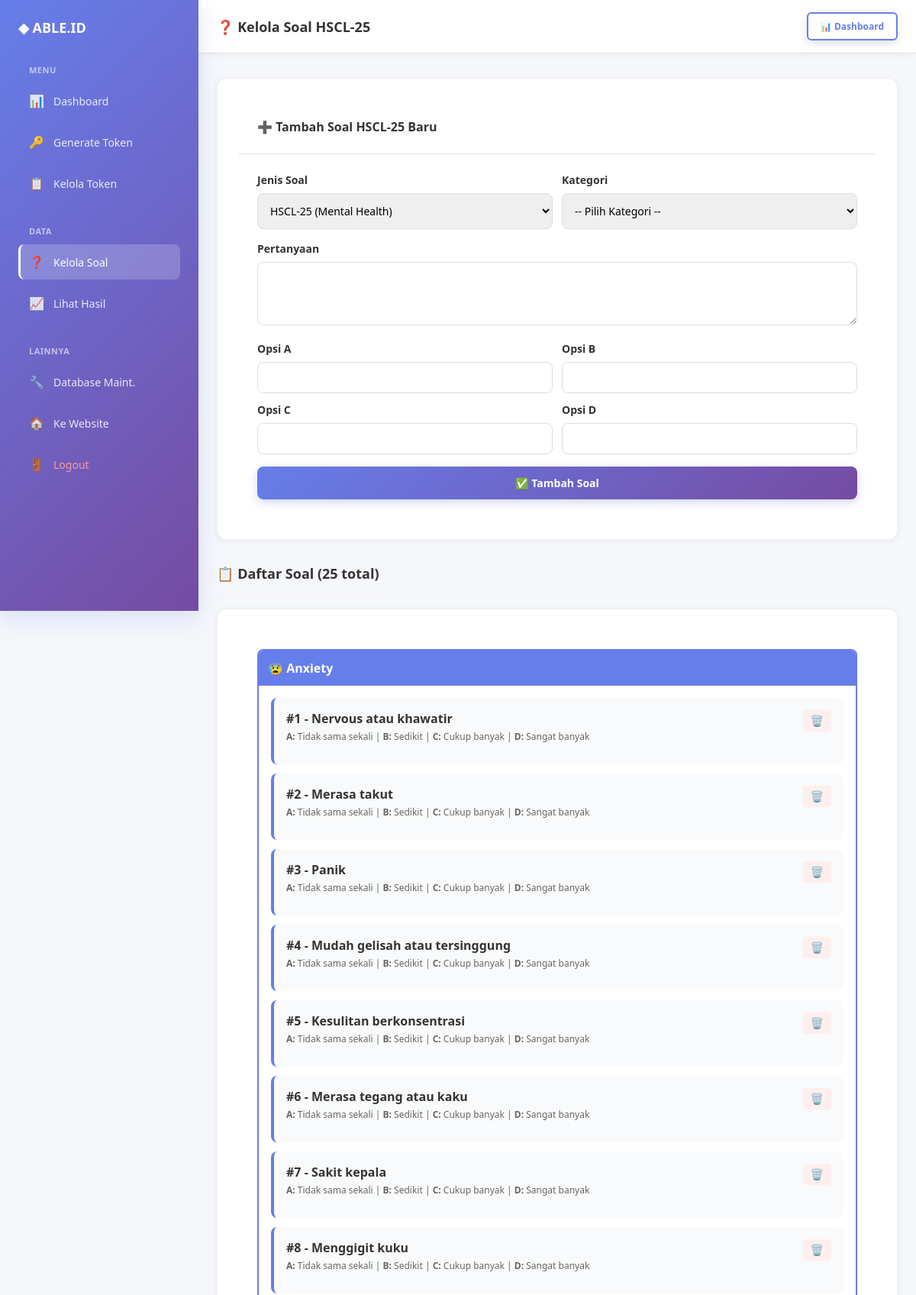
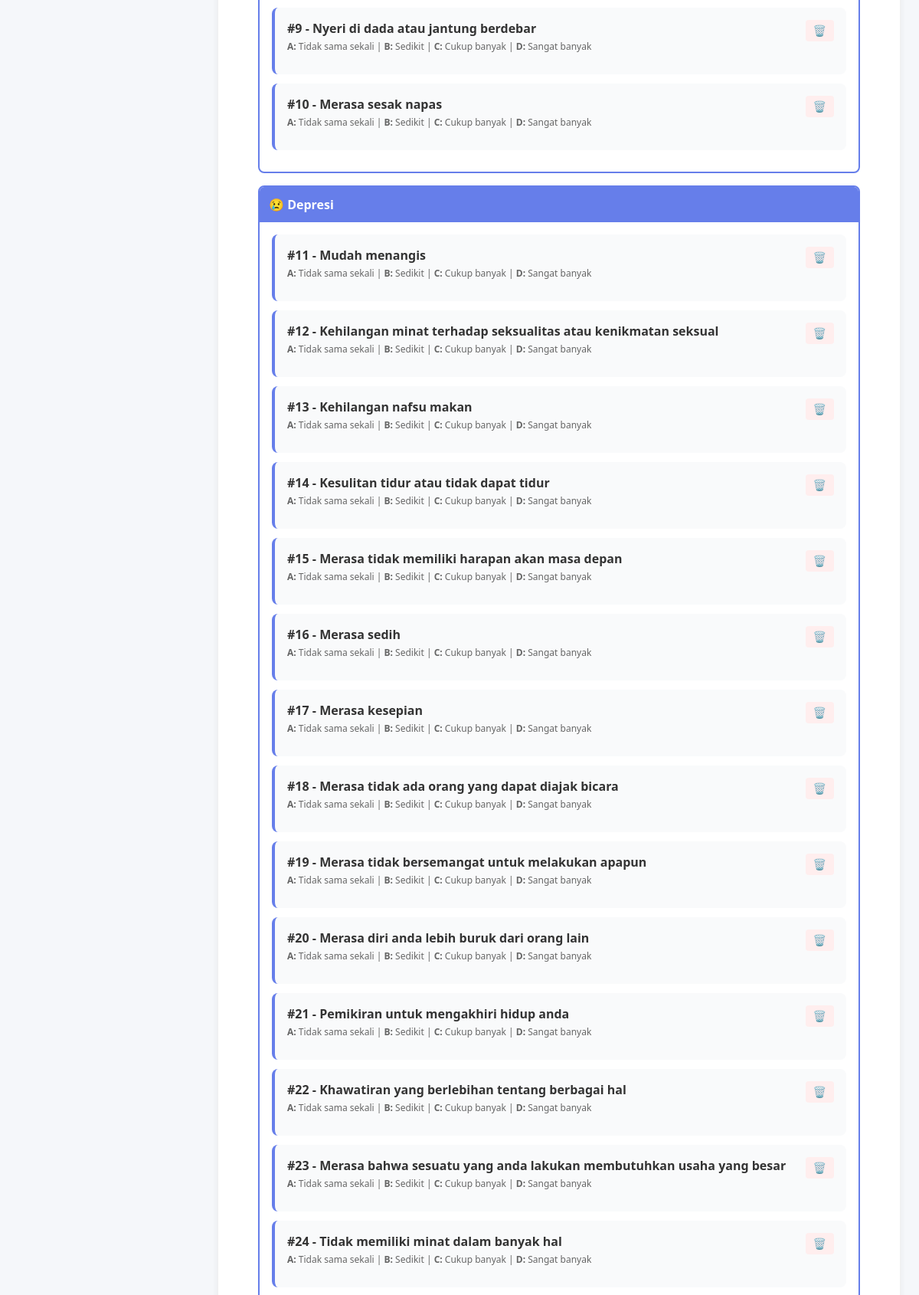
The app's page /admin/manage-questions.php (signed in, upper part) with its own data (2 pictures, top to bottom).
### tables this page shows
CREATE TABLE questions (
    id INT AUTO_INCREMENT PRIMARY KEY,
    question_text TEXT NOT NULL,
    option_a TEXT NOT NULL,
    option_b TEXT NOT NULL,
    option_c TEXT NOT NULL,
    option_d TEXT NOT NULL,
    point_a INT DEFAULT 4,
    point_b INT DEFAULT 3,
    point_c INT DEFAULT 2,
    point_d INT DEFAULT 1,
    category VARCHAR(100) DEFAULT NULL,
    created_at TIMESTAMP DEFAULT CURRENT_TIMESTAMP,
    is_active BOOLEAN DEFAULT TRUE
);

### admin/manage-questions.php (the view, shortened to what this page needs)
<?php
$db = getDBConnection();
$questions = $db->query("SELECT * FROM questions ORDER BY category, id ASC")->fetchAll();
?>
<!DOCTYPE html>
<html lang="id">
<head>
    <link rel="stylesheet" href="../assets/css/style.css">
    <link rel="stylesheet" href="../assets/css/admin.css">
</head>
<body>
    <div class="admin-wrapper">
        <aside class="admin-sidebar">
            <div class="sidebar-brand">
                <h3>◆ ABLE.ID</h3>
            </div>
            <div class="sidebar-section-title">Menu</div>
            <nav class="sidebar-nav">
                <a href="index.php" class="nav-item">
                    <span>📊</span> Dashboard
                </a>
                <a href="generate-token.php" class="nav-item">
                    <span>🔑</span> Generate Token
                </a>
                <a href="manage-tokens.php" class="nav-item">
                    <span>📋</span> Kelola Token
                </a>
            </nav>
            <div class="sidebar-section-title">Data</div>
            <nav class="sidebar-nav">
                <a href="manage-questions.php" class="nav-item active">
                    <span>❓</span> Kelola Soal
                </a>
                <a href="view-results.php" class="nav-item">
                    <span>📈</span> Lihat Hasil
                </a>
            </nav>
            <div class="sidebar-section-title">Lainnya</div>
            <nav class="sidebar-nav">
                <a href="database-maintenance.php" class="nav-item">
                    <span>🔧</span> Database Maint.
                </a>
                <a href="../index.php" class="nav-item">
                    <span>🏠</span> Ke Website
                </a>
                <a href="../logout.php" class="nav-item nav-logout">
                    <span>🚪</span> Logout
                </a>
            </nav>
        </aside>
        <div class="admin-main">
            <div class="admin-topbar">
                <div class="admin-topbar-left">❓ Kelola Soal HSCL-25</div>
                <div class="admin-topbar-right">
                    <a href="index.php" class="btn btn-secondary" style="font-size: 12px; padding: 8px 16px;">
                        📊 Dashboard
                    </a>
                </div>
            </div>
            <div class="admin-content">
                <div class="card">
                    <div style="padding: 24px; border-bottom: 1px solid #e0e0e0;">
                        <h3 style="margin: 0; font-size: 16px;">➕ Tambah Soal HSCL-25 Baru</h3>
                    </div>
                    <div style="padding: 24px;">
                        <form method="POST" action="">
                            <div style="display: grid; grid-template-columns: 1fr 1fr; gap: 12px; margin-bottom: 16px;">
                                <div class="form-group" style="margin: 0;">
                                    <label>Jenis Soal</label>
                                    <select name="test_type" required style="width: 100%; padding: 12px; border: 1px solid #ddd; border-radius: 8px; font-family: inherit;">
                                        <option value="HSCL-25">HSCL-25 (Mental Health)</option>
                                    </select>
                                </div>
                                <div class="form-group" style="margin: 0;">
                                    <label>Kategori</label>
                                    <select name="category" required style="width: 100%; padding: 12px; border: 1px solid #ddd; border-radius: 8px; font-family: inherit;">
                                        <option value="">-- Pilih Kategori --</option>
                                    </select>
                                </div>
                            </div>
                            <div class="form-group">
                                <label>Pertanyaan</label>
                                <textarea name="question_text" rows="3" required style="width: 100%; padding: 12px; border: 1px solid #ddd; border-radius: 8px; font-family: inherit;"></textarea>
                            </div>
                            <div style="display: grid; grid-template-columns: 1fr 1fr; gap: 12px; margin-bottom: 16px;">
                                <div class="form-group" style="margin: 0;">
                                    <label>Opsi A</label>
                                    <input type="text" name="option_a" required style="width: 100%; padding: 10px; border: 1px solid #ddd; border-radius: 8px;">
                                </div>
                                <div class="form-group" style="margin: 0;">
                                    <label>Opsi B</label>
                                    <input type="text" name="option_b" required style="width: 100%; padding: 10px; border: 1px solid #ddd; border-radius: 8px;">
                                </div>
                                <div class="form-group" style="margin: 0;">
                                    <label>Opsi C</label>
                                    <input type="text" name="option_c" required style="width: 100%; padding: 10px; border: 1px solid #ddd; border-radius: 8px;">
                                </div>
                                <div class="form-group" style="margin: 0;">
                                    <label>Opsi D</label>
                                    <input type="text" name="option_d" required style="width: 100%; padding: 10px; border: 1px solid #ddd; border-radius: 8px;">
                                </div>
                            </div>
                            <button type="submit" class="btn btn-primary" style="width: 100%;">
                                ✅ Tambah Soal
                            </button>
                        </form>
                    </div>
                </div>
                <div class="section-header">
                    <h2 class="section-title">📋 Daftar Soal (<?= count($questions) ?> total)</h2>
                </div>
                <div class="card">
                    <div style="padding: 24px;">
                        <?php if (count($questions) > 0): ?>
                            <div style="display: grid; gap: 16px;">
                                <?php
                                $currentCategory = '';
                                foreach ($questions as $q):
                                    if ($currentCategory !== $q['category']):
                                        if (!empty($currentCategory)):
                                            echo '</div></div>';
                                        endif;
                                        $currentCategory = $q['category'];
                                        echo '<div style="border: 2px solid #667eea; border-radius: 8px; overflow: hidden;">';
                                        echo '<div style="background: #667eea; color: white; padding: 12px; font-weight: 600;">';
                                        echo ($q['category'] === 'Anxiety' ? '😰' : '😢') . ' ' . $q['category'];
                                        echo '</div>';
                                        echo '<div style="padding: 16px;">';
                                    endif;
                                ?>
                                    <div style="background: #f9fafb; padding: 16px; border-radius: 8px; margin-bottom: 12px; border-left: 4px solid #667eea;">
                                        <div style="display: flex; justify-content: space-between; align-items: start; gap: 12px; margin-bottom: 12px;">
                                            <div style="flex: 1;">
                                                <div style="font-weight: 600; color: #333; margin-bottom: 4px;">
                                                    #<?= $q['id'] ?> - <?= htmlspecialchars($q['question_text']) ?>
                                                </div>
                                                <div style="font-size: 12px; color: #666;">
                                                    <strong>A:</strong> <?= htmlspecialchars($q['option_a']) ?> |
                                                    <strong>B:</strong> <?= htmlspecialchars($q['option_b']) ?> |
                                                    <strong>C:</strong> <?= htmlspecialchars($q['option_c']) ?> |
                                                    <strong>D:</strong> <?= htmlspecialchars($q['option_d']) ?>
                                                </div>
                                            </div>
                                            <form method="POST" style="display: flex; gap: 6px;">
                                                <button type="submit" class="btn-action btn-action-danger" onclick="return confirm('Yakin hapus?');">
                                                    🗑️
                                                </button>
                                            </form>
                                        </div>
                                    </div>
                                <?php
                                endforeach;
                                if (!empty($currentCategory)):
                                    echo '</div></div>';
                                endif;
                                ?>
                            </div>
                        <?php endif; ?>
                    </div>
                </div>
            </div>
        </div>
    </div>
</body>
</html>

### assets/css/style.css (style rules this page uses)
* { margin: 0; padding: 0; box-sizing: border-box; }
html { scroll-behavior: smooth; }
body { font-family: 'Segoe UI', Tahoma, Geneva, Verdana, sans-serif; background: linear-gradient(135deg, #667eea 0%, #764ba2 100%); background-attachment: fixed; min-height: 100vh; padding: 0; color: #333; }
.section-title { font-size: 15px; font-weight: 700; color: #333; margin-bottom: 14px; padding-bottom: 12px; border-bottom: 2px solid #f5f5f5; }
.btn { padding: 12px 28px; border: none; border-radius: 10px; font-size: 14px; font-weight: 600; cursor: pointer; transition: all 0.3s ease; display: inline-flex; align-items: center; justify-content: center; gap: 8px; text-decoration: none; box-shadow: 0 4px 12px rgba(0,0,0,0.1); }
.btn-primary { background: linear-gradient(135deg, #667eea 0%, #764ba2 100%); color: white; box-shadow: 0 6px 20px rgba(102, 126, 234, 0.3); }
.btn-secondary { background: linear-gradient(135deg, #6c757d 0%, #5a6268 100%); color: white; box-shadow: 0 4px 12px rgba(108, 117, 125, 0.2); }

### admin/manage-questions.php (style rules this page uses)
.btn-action { display: inline-block; padding: 6px 10px; border-radius: 4px; font-size: 14px; text-decoration: none; cursor: pointer; border: none; transition: all 0.2s; }
.btn-action-danger { background: #fee; color: #c00; }

### records on screen
questions: category "Anxiety", id "1", question_text "Nervous atau khawatir", option_a "Tidak sama sekali", option_b "Sedikit", option_c "Cukup banyak", option_d "Sangat banyak"
questions: id "2", question_text "Merasa takut", option_a "Tidak sama sekali", option_b "Sedikit", option_c "Cukup banyak", option_d "Sangat banyak"
questions: id "3", question_text "Panik", option_a "Tidak sama sekali", option_b "Sedikit", option_c "Cukup banyak", option_d "Sangat banyak"
questions: id "4", question_text "Mudah gelisah atau tersinggung", option_a "Tidak sama sekali", option_b "Sedikit", option_c "Cukup banyak", option_d "Sangat banyak"
questions: id "5", question_text "Kesulitan berkonsentrasi", option_a "Tidak sama sekali", option_b "Sedikit", option_c "Cukup banyak", option_d "Sangat banyak"
questions: id "6", question_text "Merasa tegang atau kaku", option_a "Tidak sama sekali", option_b "Sedikit", option_c "Cukup banyak", option_d "Sangat banyak"
questions: id "7", question_text "Sakit kepala", option_a "Tidak sama sekali", option_b "Sedikit", option_c "Cukup banyak", option_d "Sangat banyak"
questions: id "8", question_text "Menggigit kuku", option_a "Tidak sama sekali", option_b "Sedikit", option_c "Cukup banyak", option_d "Sangat banyak"
questions: id "9", question_text "Nyeri di dada atau jantung berdebar", option_a "Tidak sama sekali", option_b "Sedikit", option_c "Cukup banyak", option_d "Sangat banyak"
questions: id "10", question_text "Merasa sesak napas", option_a "Tidak sama sekali", option_b "Sedikit", option_c "Cukup banyak", option_d "Sangat banyak"
questions: category "Depresi", id "11", question_text "Mudah menangis", option_a "Tidak sama sekali", option_b "Sedikit", option_c "Cukup banyak", option_d "Sangat banyak"
questions: id "12", question_text "Kehilangan minat terhadap seksualitas atau kenikmatan seksual", option_a "Tidak sama sekali", option_b "Sedikit", option_c "Cukup banyak", option_d "Sangat banyak"
questions: id "13", question_text "Kehilangan nafsu makan", option_a "Tidak sama sekali", option_b "Sedikit", option_c "Cukup banyak", option_d "Sangat banyak"
questions: id "14", question_text "Kesulitan tidur atau tidak dapat tidur", option_a "Tidak sama sekali", option_b "Sedikit", option_c "Cukup banyak", option_d "Sangat banyak"
questions: id "15", question_text "Merasa tidak memiliki harapan akan masa depan", option_a "Tidak sama sekali", option_b "Sedikit", option_c "Cukup banyak", option_d "Sangat banyak"
questions: id "16", question_text "Merasa sedih", option_a "Tidak sama sekali", option_b "Sedikit", option_c "Cukup banyak", option_d "Sangat banyak"
questions: id "17", question_text "Merasa kesepian", option_a "Tidak sama sekali", option_b "Sedikit", option_c "Cukup banyak", option_d "Sangat banyak"
questions: id "18", question_text "Merasa tidak ada orang yang dapat diajak bicara", option_a "Tidak sama sekali", option_b "Sedikit", option_c "Cukup banyak", option_d "Sangat banyak"
questions: id "19", question_text "Merasa tidak bersemangat untuk melakukan apapun", option_a "Tidak sama sekali", option_b "Sedikit", option_c "Cukup banyak", option_d "Sangat banyak"
questions: id "20", question_text "Merasa diri anda lebih buruk dari orang lain", option_a "Tidak sama sekali", option_b "Sedikit", option_c "Cukup banyak", option_d "Sangat banyak"
questions: id "21", question_text "Pemikiran untuk mengakhiri hidup anda", option_a "Tidak sama sekali", option_b "Sedikit", option_c "Cukup banyak", option_d "Sangat banyak"
questions: id "22", question_text "Khawatiran yang berlebihan tentang berbagai hal", option_a "Tidak sama sekali", option_b "Sedikit", option_c "Cukup banyak", option_d "Sangat banyak"
questions: id "23", question_text "Merasa bahwa sesuatu yang anda lakukan membutuhkan usaha yang besar", option_a "Tidak sama sekali", option_b "Sedikit", option_c "Cukup banyak", option_d "Sangat banyak"
questions: id "24", question_text "Tidak memiliki minat dalam banyak hal", option_a "Tidak sama sekali", option_b "Sedikit", option_c "Cukup banyak", option_d "Sangat banyak"

### other values on screen
count($questions) "25"
